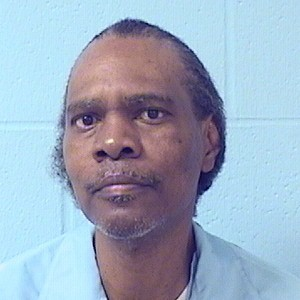
#> input picture Dataset/Criminal/A10936.jpg, 300 x 300 px, found by its file name; its folder holds only this picture in this run
$ python final_model_with_svd.py
#> lines starting #> are read from the running program, lines starting #| are printed output that depends on the picture; after the words box and inside, x2 and y2 are one past the last pixel; in counts of white or black regions, pixels touching at a corner belong together
import os
import sys
import time
import random
import logging
from tqdm import tqdm
import warnings

import cv2
import numpy as np
import matplotlib.pyplot as plt
from matplotlib.ticker import MaxNLocator

from sklearn.model_selection import train_test_split
from sklearn.metrics import accuracy_score
from sklearn.preprocessing import StandardScaler
from sklearn.utils.extmath import randomized_svd
from concrete.ml.sklearn import LinearSVC

warnings.filterwarnings("ignore", category=UserWarning)

# Configuration
RESIZED = (128, 128)
C_PARAM = 0.01
N_BITS = 5
RANDOM_STATE = 42
TEST_SIZE = 0.2
SHOWCASE_K = 24
K_VALUES_TO_TEST = [8, 16, 24, 32]
NO_SVD_FEATURES = 9216

# Paths
BASE_DIR = os.path.dirname(os.path.abspath(__file__))
RESULTS_DIR = os.path.join(BASE_DIR, "final_results")
DATA_DIR = os.path.join(BASE_DIR, "dataset")
CRIMINAL_DIR = os.path.join(DATA_DIR, "Criminal")
GENERAL_DIR = os.path.join(DATA_DIR, "General")
os.makedirs(RESULTS_DIR, exist_ok=True)

CASCADE_FRONTAL = cv2.data.haarcascades + "haarcascade_frontalface_default.xml"
SAMPLE_GROUP_IMAGE = os.path.join(BASE_DIR, "sample_image", "base.jpg")

# Logging setup
logging.basicConfig(level=logging.INFO, format="%(asctime)s [%(levelname)s] %(message)s", handlers=[
    logging.FileHandler(os.path.join(RESULTS_DIR, "svd_generation.log")),
    logging.StreamHandler(sys.stdout)
])
logger = logging.getLogger()

# Helper functions
def seed_everything(seed):
    random.seed(seed)
    os.environ['PYTHONHASHSEED'] = str(seed)
    np.random.seed(seed)

def extract_svd_compression_features(img, k):
    U, S, VT = randomized_svd(img, n_components=k, n_iter=5, random_state=RANDOM_STATE)
    return np.concatenate([U.flatten(), S, VT.flatten()])

# [24 lines left out: function non_max_suppression, not called in this run]

def load_images(folder, label):
    data = []
    fr = cv2.CascadeClassifier(CASCADE_FRONTAL)
    for fn in tqdm(sorted(os.listdir(folder)), desc=f"Loading {os.path.basename(folder)}", unit="files"):
        if fn.lower().endswith(('.png', '.jpg', '.jpeg')):
            img_path = os.path.join(folder, fn)
            img = cv2.imread(img_path)
            if img is None:
                continue
            gray = cv2.cvtColor(img, cv2.COLOR_BGR2GRAY)
            faces = fr.detectMultiScale(gray, 1.1, 5)
            if len(faces) > 0:
                x, y, w, h = faces[0]
                face_roi = cv2.resize(gray[y:y+h, x:x+w], RESIZED)
                data.append((face_roi, label))
    return data

# [5 lines left out: function train_and_compile, not called in this run]

# Visualization: Shows how image quality changes with different SVD ranks
def generate_svd_visualization(sample_image, k_values_to_show, output_path):
    logger.info("Generating SVD compression showcase visual...")
    fig, axes = plt.subplots(1, len(k_values_to_show) + 1, figsize=(16, 4))
    axes[0].imshow(sample_image, cmap='gray')
    axes[0].set_title("Original (128x128)")
    axes[0].axis('off')

    for i, k in enumerate(k_values_to_show):
        U, S, Vt = np.linalg.svd(sample_image, full_matrices=False)
        reconstructed_img = np.dot(U[:, :k] * S[:k], Vt[:k, :])
        axes[i+1].imshow(reconstructed_img, cmap='gray')
        axes[i+1].set_title(f"Reconstruction (k={k})")
        axes[i+1].axis('off')

    plt.tight_layout()
    plt.savefig(output_path)
    plt.close()
    logger.info(f"SVD Showcase saved to {output_path}")

# Simulates shaky, blurry, and low-resolution drone footage
def perturb_image(image_path, comparison_output_path, standalone_output_path, blur_level=15, resolution_scale=0.4, max_rotation_angle=5):
    logger.info("Generating perturbed 'shaky cam' simulation images...")
    original_img = cv2.imread(image_path)
    if original_img is None:
        logger.error(f"Could not read sample image at {image_path}")
        return None

    h, w, _ = original_img.shape
    angle = random.uniform(-max_rotation_angle, max_rotation_angle)
    center = (w // 2, h // 2)
    rot_mat = cv2.getRotationMatrix2D(center, angle, 1.0)
    rotated_img = cv2.warpAffine(original_img, rot_mat, (w, h), borderMode=cv2.BORDER_REPLICATE)
    small_img = cv2.resize(rotated_img, (int(w * resolution_scale), int(h * resolution_scale)), interpolation=cv2.INTER_LINEAR)
    blurred_img = cv2.GaussianBlur(small_img, (blur_level, blur_level), 0)
    perturbed_img = cv2.resize(blurred_img, (w, h), interpolation=cv2.INTER_NEAREST)

    cv2.imwrite(standalone_output_path, perturbed_img)
    logger.info(f"Standalone perturbed image saved to {standalone_output_path}")

    original_for_visual = original_img.copy()
    cv2.putText(original_for_visual, "Original", (10, 30), cv2.FONT_HERSHEY_SIMPLEX, 1, (255, 255, 255), 2)
    label_text = f"Shaken (Blur={blur_level}, Scale={resolution_scale:.1f}, Rot~{angle:.1f}deg)"
    cv2.putText(perturbed_img, label_text, (10, 30), cv2.FONT_HERSHEY_SIMPLEX, 0.8, (255, 255, 255), 2)

    comparison_image = cv2.hconcat([original_for_visual, perturbed_img])
    cv2.imwrite(comparison_output_path, comparison_image)
    logger.info(f"Side-by-side comparison saved to {comparison_output_path}")

    return standalone_output_path

# Draws predictions on detected faces
# [65 lines left out: functions draw_bounding_boxes, generate_quantitative_plots, not called in this run]

# Main routine
def main():
    seed_everything(RANDOM_STATE)

    logger.info("Loading image datasets...")
    crim_data = load_images(CRIMINAL_DIR, 1)
#> in load_images, img is the input picture: shape (300, 300, 3); mean B, G, R 192, 172.2, 156.3
#> in load_images, `gray = cv2.cvtColor(img, cv2.COLOR_BGR2GRAY)`:
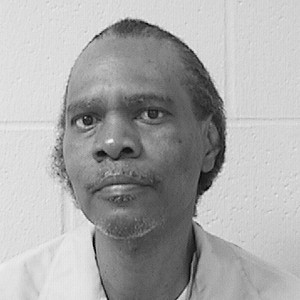
#> gray: shape (300, 300); min 3, max 246, mean 169.7
#> in load_images, `faces = fr.detectMultiScale(gray, 1.1, 5)`: faces = [[36, 51, 162, 162]]
#> in load_images, `x, y, w, h = faces[0]`: x = 36; y = 51; w = 162
#> in load_images, `face_roi = cv2.resize(gray[y:y+h, x:x+w], RESIZED)`:
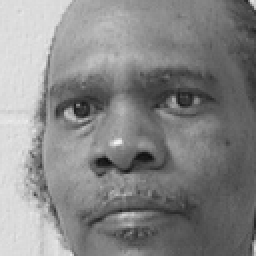
#> face_roi: shape (128, 128) (shown 2 times larger); min 14, max 243, mean 134.1
#> crim_data = 1 item
    gen_data = load_images(GENERAL_DIR, 0)
#> call 2 of load_images, with folder = 'dataset/General', label = 0
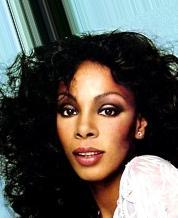
#> input picture Dataset/General/000117.jpg, 178 x 218 px, found by its file name
#> in load_images, img is the input picture: shape (218, 178, 3); mean B, G, R 81.8, 87.9, 91.6
#> in load_images (call 2), `gray = cv2.cvtColor(img, cv2.COLOR_BGR2GRAY)`:
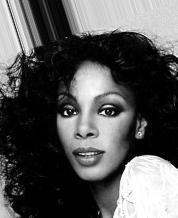
#> gray: shape (218, 178); min 0, max 255, mean 88.3
#> in load_images (call 2), `faces = fr.detectMultiScale(gray, 1.1, 5)`: faces = [[42, 74, 91, 91]]
#> in load_images (call 2), `x, y, w, h = faces[0]`: x = 42; y = 74; w = 91
#> in load_images (call 2), `face_roi = cv2.resize(gray[y:y+h, x:x+w], RESIZED)`:
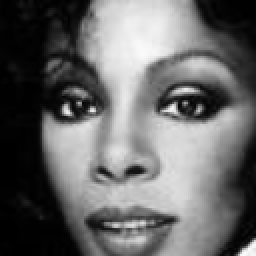
#> face_roi: shape (128, 128) (shown 2 times larger); min 0, max 254, mean 103.3
#> gen_data = 1 item
    if not crim_data or not gen_data:
        logger.error("Could not load data. Please ensure 'dataset' folder is populated.")
        return
    all_data = crim_data + gen_data
#> all_data = 2 items
    X_raw, y = zip(*all_data)
#> y = (1, 0)
    X_raw, y = np.array(X_raw), np.array(y)
#> y = [1, 0]

    generate_svd_visualization(
        sample_image=X_raw[0],
        k_values_to_show=K_VALUES_TO_TEST,
        output_path=os.path.join(RESULTS_DIR, "svd_compression_showcase.png")
    )

    perturbed_img_path = None
    if os.path.exists(SAMPLE_GROUP_IMAGE):
        perturbed_img_path = perturb_image(
            image_path=SAMPLE_GROUP_IMAGE,
            comparison_output_path=os.path.join(RESULTS_DIR, "drone_simulation_SIDE_BY_SIDE.jpg"),
            standalone_output_path=os.path.join(RESULTS_DIR, "sample_group_CHALLENGED.jpg")
        )
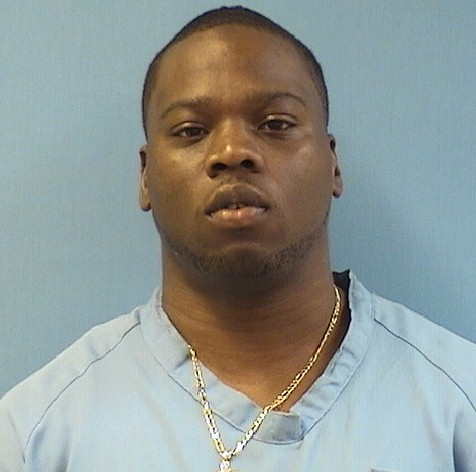
#> input picture sample_image/base.jpg, 476 x 472 px
#> in perturb_image, original_img is the input picture: shape (472, 476, 3); mean B, G, R 149, 152.5, 144.7
#> in perturb_image, `cv2.putText(original_for_visual, "Original", (10, 30), cv2.FONT_HERSHE..`: original_for_visual: shape (472, 476, 3); 0.39% of pixels changed, all inside (x1, y1, x2, y2) = (12, 7, 124, 39)
#> in perturb_image, `cv2.putText(perturbed_img, label_text, (10, 30), cv2.FONT_HERSHEY_SIMP..`: perturbed_img: shape (472, 476, 3); mean B, G, R 150, 153.6, 146.1
#> in perturb_image, `comparison_image = cv2.hconcat([original_for_visual, perturbed_img])`:
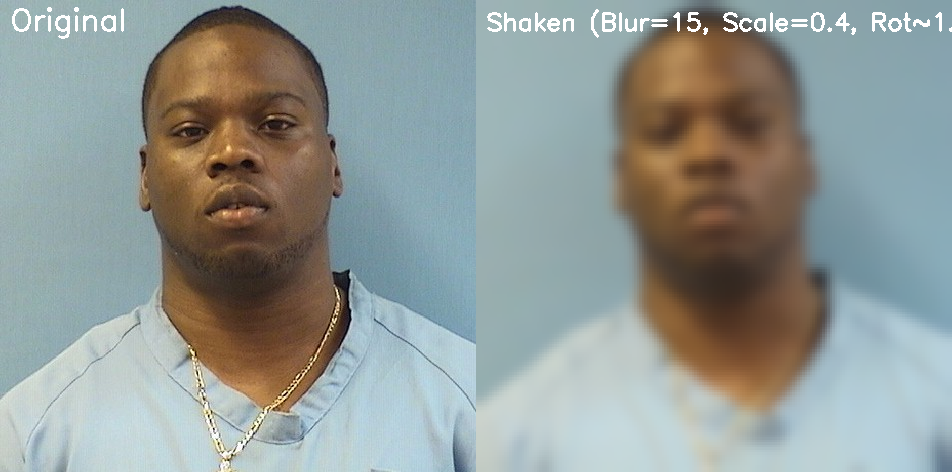
#> comparison_image: shape (472, 952, 3); mean B, G, R 149.7, 153.2, 145.6
    else:
        logger.warning(f"{SAMPLE_GROUP_IMAGE} not found. Skipping perturbation.")

    logger.info("Starting SVD Model Experiments")
    experimental_results = []
#> (the run stopped early here; a loop or call above may not have finished)
